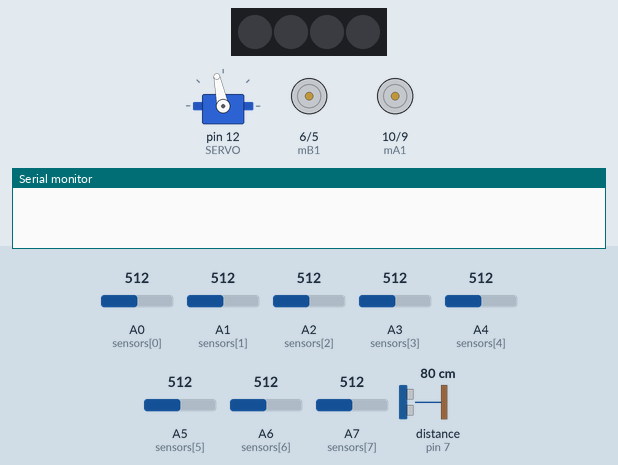
This sketch was run on a simulated Arduino Nano, built with avr-gcc and run on an emulated ATmega328P. Parts: 4 RGB LEDs in strip order, left to right, servo, motor-driver pin pairs drawn as motors (green arrow = first pin HIGH = forward, orange = second pin HIGH = backward, longer = more drive), the last lines printed to the serial monitor. Wiring (inferred from the names in the program): ultrasonic range finder: trigger pin 8; echo pin 7. The test bench sets the inputs (shaded band); at power-on: distance to the obstacle (sensor on pin 7) 80 cm, A0 (sensors[0]) = 512, A1 (sensors[1]) = 512, A2 (sensors[2]) = 512, A3 (sensors[3]) = 512, A4 (sensors[4]) = 512, A5 (sensors[5]) = 512, A6 (sensors[6]) = 512, A7 (sensors[7]) = 512. The echo pulse lasts 58.3 µs per cm.

Above: at 2.2 s.
2.3 s: distance to the obstacle (sensor on pin 7) set to 23 cm
3.8 s: distance to the obstacle (sensor on pin 7) set to 19 cm
At 6.8 s:
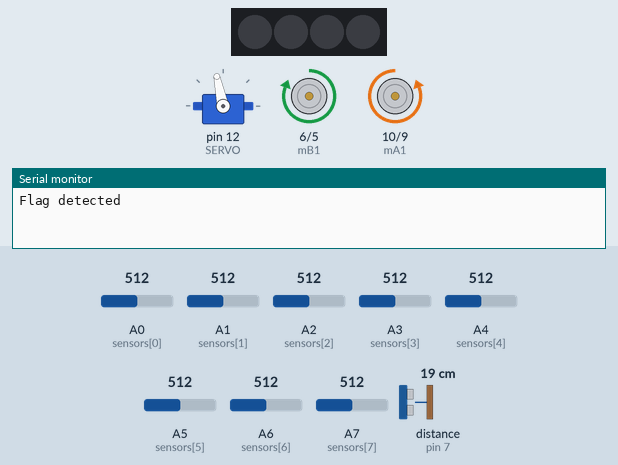
6.9 s: distance to the obstacle (sensor on pin 7) set to 134 cm
At 8.5 s:
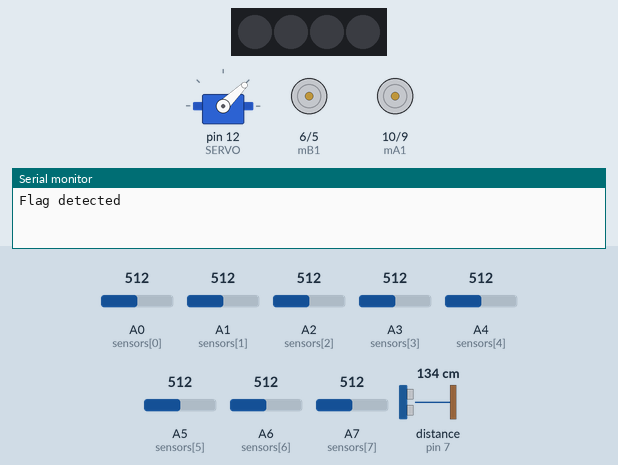
10.0 s: distance to the obstacle (sensor on pin 7) set to 142 cm
At 10.21 s:
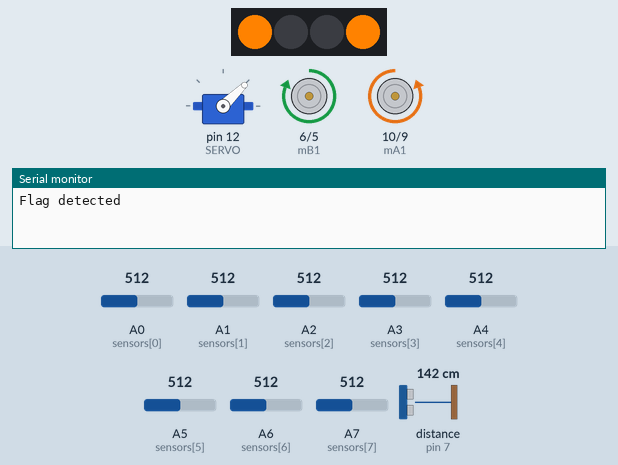
Timing chart, 0 to 13.5 s (numbered marks = the images above; inputs shaded):
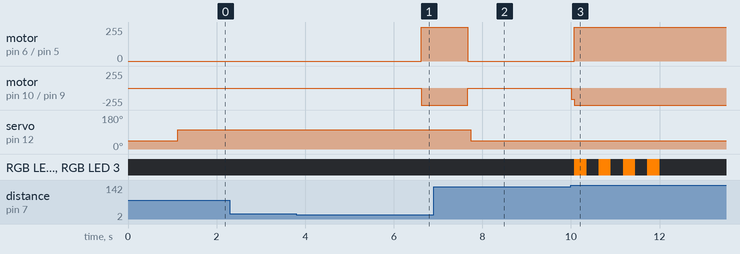

Measured:
- the behaviour switches between 21 and 20 cm on distance to the obstacle (sensor on pin 7) (found by bisection; images 0 and 1)
- the behaviour switches between 136 and 137 cm on distance to the obstacle (sensor on pin 7) (found by bisection; images 2 and 3)
- after the input at 2.3 s, every drawn part: stays the same
- after the input at 3.8 s, motor on pin 6 (mB1) / pin 5 (mB2): stopped → forward 255/255 after 2.8 s; motor on pin 10 (mA1) / pin 9 (mA2): stopped → backward 255/255 after 2.8 s

The sketch:

Race_Day.ino
```cpp
#include <Adafruit_NeoPixel.h>
#include <Servo.h>

//turn lights interval
unsigned long turnPreviousMillis = 0;
const unsigned long turnInterval = 250;

//end sequence black detection
unsigned long allBlackStartTime = 0;
bool allBlackDetected = false;

//checks for neopixel blinking and default setters, so that everything is at a known state
bool turnActive = false;
bool turnLeftActive = false;
bool turnRightActive = false;
bool turnLedState = false;
int turnBlinkCount = 0;
const int maxBlinks = 4;

//gripper settings
#define SERVO 12
#define gripperOpen 1600
#define gripperClose 1000

Servo gripperServo;

//Robot states for easier working
enum RobotState {
  WAIT_FOR_START,
  FLAG_RAISED,
  GRABBING_CONE,
  ON_BLACK_SQUARE,
  LINE_FOLLOWING,
  OBJECT_AVOIDANCE,
  END_SEQUENCE
};

RobotState currentRobotState = WAIT_FOR_START;

unsigned long stateStartTime = 0;

#define WAIT_TO_START 1000
#define DRIVE_TO_CONE 1000
#define TURN_TO_LINE 800
#define END_SQUARE_TIME 150

//object avoidance

bool avoidActive = false;
unsigned long avoidStart = 0;
int avoidStage = 0;

const unsigned long stopTime = 100;
bool motorsStopped = false;
bool avoiding = false;

//neopixel

#define PIN_NEO_PIXEL 13
#define NUM_PIXELS 4
Adafruit_NeoPixel NeoPixel(NUM_PIXELS, PIN_NEO_PIXEL, NEO_GRB + NEO_KHZ800);

//motor pins

const int mA1 = 10;
const int mA2 = 9;
const int mB1 = 6;
const int mB2 = 5;

//sensors

const int SENSOR_COUNT = 8;
const int sensors[SENSOR_COUNT] = {A0,A1,A2,A3,A4,A5,A6,A7};

#define trigPin 8
#define echoPin 7

bool sensorOnLine[SENSOR_COUNT];

const int threshold = 600;

int BASE_SPEED = 255;
int TURN_SPEED = 170;
int SHARP_TURN_SPEED = 90;

long duration;
int distance;

//line states for line recovery

enum LineState{
  LINE_FORWARD,
  LINE_LEFT,
  LINE_RIGHT,
  LINE_SHARP_LEFT,
  LINE_SHARP_RIGHT
};

LineState lastLineState = LINE_FORWARD;

void setup(){

  Serial.begin(9600);

  pinMode(mA1, OUTPUT);
  pinMode(mA2, OUTPUT);
  pinMode(mB1, OUTPUT);
  pinMode(mB2, OUTPUT);

  pinMode(trigPin, OUTPUT);
  pinMode(echoPin, INPUT);

  NeoPixel.begin();

  gripperServo.attach(SERVO);
  closeGripper();
}

void gripper(int pulse){
  gripperServo.writeMicroseconds(pulse);
}

void avoidObject(){

  digitalWrite(trigPin, LOW);
  delayMicroseconds(2);

  digitalWrite(trigPin, HIGH);
  delayMicroseconds(10);
  digitalWrite(trigPin, LOW);

  duration = pulseIn(echoPin, HIGH);
  distance = duration * 0.034 / 2;
}

void avoidSequence(){

  if (!avoidActive) return;

  unsigned long now = millis();

  switch (avoidStage){

    case 0:
      stopMotors();
      if (now - avoidStart >= stopTime){
        avoidStage = 1;
        avoidStart = now;
      }
      break;

    case 1:
      setMotor(200,0);
      startLeftSignal();
      if (now - avoidStart >= 700){
        avoidStage = 2;
        avoidStart = now;
      }
      break;

    case 2:
      setMotor(200,200);
      if (now - avoidStart >= 400){
        avoidStage = 3;
        avoidStart = now;
      }
      break;

    case 3:
      setMotor(0,200);
      startRightSignal();
      if (now - avoidStart >= 1000){
        avoidStage = 4;
        avoidStart = now;
      }
      break;

    case 4:
      setMotor(200,200);
      if (now - avoidStart >= 800){
        avoidStage = 5;
        avoidStart = now;
      }
      break;

    case 5:
      setMotor(0,200);
      startLeftSignal();
      if (now - avoidStart >= 1200){
        avoidStage = 6;
        avoidStart = now;
      }
      break;

    case 6:
      setMotor(200,200);
      if (now - avoidStart >= 300){
        avoidStage = 7;
        avoidStart = now;
      }
      break;

    case 7:
      setMotor(200,0);
      if (now - avoidStart >= 500){
        avoiding = false;
        avoidActive = false;
        stopMotors();
      }
      break;
  }
}

//turn signals

void startLeftSignal(){
  turnActive = true;
  turnLeftActive = true;
  turnRightActive = false;
  turnBlinkCount = 0;
}

void startRightSignal(){
  turnActive = true;
  turnLeftActive = false;
  turnRightActive = true;
  turnBlinkCount = 0;
}

void updateTurnSignals(){

  if(!turnActive) return;

  unsigned long currentMillis = millis();

  if(currentMillis - turnPreviousMillis >= turnInterval){

    turnPreviousMillis = currentMillis;
    turnLedState = !turnLedState;

    if(turnLedState){

      if(turnLeftActive){
        NeoPixel.setPixelColor(1, NeoPixel.Color(255,130,0));
        NeoPixel.setPixelColor(2, NeoPixel.Color(255,130,0));
      }

      if(turnRightActive){
        NeoPixel.setPixelColor(0, NeoPixel.Color(255,130,0));
        NeoPixel.setPixelColor(3, NeoPixel.Color(255,130,0));
      }

    }else{
      NeoPixel.clear();
    }

    NeoPixel.show();
    turnBlinkCount++;

    if(turnBlinkCount >= maxBlinks*2){
      turnActive = false;
      NeoPixel.clear();
      NeoPixel.show();
    }
  }
}

//motor logic

void setMotor(int leftMotor, int rightMotor){

  leftMotor  = constrain(leftMotor,-255,255);
  rightMotor = constrain(rightMotor,-255,255);

  if(leftMotor >= 0){
    analogWrite(mA1,0);
    analogWrite(mA2,leftMotor);
  }else{
    analogWrite(mA1,-leftMotor);
    analogWrite(mA2,0);
  }

  if(rightMotor >= 0){
    analogWrite(mB1,rightMotor);
    analogWrite(mB2,0);
  }else{
    analogWrite(mB1,0);
    analogWrite(mB2,-rightMotor);
  }
}

//gripper

void openGripper(){
  for(int i=0;i<1000;i++){
    gripper(gripperOpen);
    delay(1);
  }
}

void closeGripper(){
  for(int i=0;i<1000;i++){
    gripper(gripperClose);
    delay(1);
  }
}

//movement

void forward(){
  motorsStopped = false;
  setMotor(BASE_SPEED, BASE_SPEED);
}

void turnLeft(){
  motorsStopped = false;
  setMotor(0, TURN_SPEED);
  startLeftSignal();
}

void turnRight(){
  motorsStopped = false;
  setMotor(TURN_SPEED,0);
  startRightSignal();
}

void sharpLeft(){
  motorsStopped = false;
  setMotor(0, SHARP_TURN_SPEED);
  startLeftSignal();
}

void sharpRight(){
  motorsStopped = false;
  setMotor(SHARP_TURN_SPEED,0);
  startRightSignal();
}

void stopMotors(){
  setMotor(0,0);
  motorsStopped = true;
}

void backward(){
  motorsStopped = false;
  setMotor(-BASE_SPEED,-BASE_SPEED);
}

void readSensors(){
  for(int i=0;i<SENSOR_COUNT;i++){
    int value = analogRead(sensors[i]);
    sensorOnLine[i] = (value >= threshold);
  }
}

void loop(){

  unsigned long currentTime = millis();

  digitalWrite(trigPin,LOW);
  delayMicroseconds(2);
  digitalWrite(trigPin,HIGH);
  delayMicroseconds(10);
  digitalWrite(trigPin,LOW);

  duration = pulseIn(echoPin,HIGH,25000);

  if(duration>0){
    distance = duration*0.034/2;
  }
  else{
    distance = -1;
  }

 avoidObject();
 delay(50);

 int safeDistance = distance;

 static int hitCount = 0;

 if(distance < 7 || distance > 400){
    safeDistance = 999;
 }

 if (safeDistance <= 15){
    hitCount++;
 }

 else{
    hitCount = 0;
 }

  switch(currentRobotState){

    case WAIT_FOR_START:
      stopMotors();
      openGripper();

      if (distance == -1 || distance >= 20) {
        return;
      }

      // Flag is close → start!
      Serial.println("Flag detected");
      delay(WAIT_TO_START);
      stateStartTime = millis();
      currentRobotState = FLAG_RAISED;
      return;

    case FLAG_RAISED:
      forward();

      if(currentTime - stateStartTime >= DRIVE_TO_CONE){
        stopMotors();
        stateStartTime = currentTime;
        currentRobotState = GRABBING_CONE;
      }
      return;

    case GRABBING_CONE:
      stopMotors();
      closeGripper();

      if(currentTime - stateStartTime >= 800){
        stateStartTime = currentTime;
        currentRobotState = ON_BLACK_SQUARE;
      }
      return;

    case ON_BLACK_SQUARE:
      turnRight();

      if(currentTime - stateStartTime >= TURN_TO_LINE){
        currentRobotState = LINE_FOLLOWING;
      }
      return;

    case LINE_FOLLOWING:

        readSensors();
        updateTurnSignals();


        bool leftSide   = sensorOnLine[0] || sensorOnLine[1];
        bool leftMiddle = sensorOnLine[2] || sensorOnLine[3];
        bool rightMiddle= sensorOnLine[4] || sensorOnLine[5];
        bool rightSide  = sensorOnLine[6] || sensorOnLine[7];

        bool anyLine = leftSide || leftMiddle || rightMiddle || rightSide;

        bool allBlack = true;

        for(int i = 0; i < SENSOR_COUNT; i++){
          if(!sensorOnLine[i]){
          allBlack = false;
          break;
          }
         }

        if(!anyLine){

          switch(lastLineState){
            case LINE_LEFT: turnLeft();
            break;
            case LINE_RIGHT: turnRight();
            break;
            case LINE_SHARP_LEFT: sharpLeft();
            break;
            case LINE_SHARP_RIGHT: sharpRight();
            break;
            default: forward();
            break;
          }

          return;

        }

          if(leftSide && !leftMiddle && !rightMiddle){
            sharpLeft();
            lastLineState = LINE_SHARP_LEFT;
          }
          else if(leftMiddle && !rightMiddle){
            turnLeft();
            lastLineState = LINE_LEFT;
          }
          else if(rightSide && !rightMiddle && !leftMiddle){
            sharpRight();
            lastLineState = LINE_SHARP_RIGHT;
          }
          else if(rightMiddle && !leftMiddle){
            turnRight();
            lastLineState = LINE_RIGHT;
          }
          else{
            forward();
            lastLineState = LINE_FORWARD;
          }

           if (!avoidActive && hitCount >= 2){
              avoidActive = true;
              avoiding = true;
              avoidStart = millis();
              avoidStage = 0;
              currentRobotState = OBJECT_AVOIDANCE;
          }

          if(allBlack){
              if(!allBlackDetected){
                allBlackDetected = true;
                allBlackStartTime = millis();
              }

              if(millis() - allBlackStartTime >= END_SQUARE_TIME){
                stopMotors();
                currentRobotState = END_SEQUENCE;
                return;
              }
            }
            else{
              allBlackDetected = false;
            }

      return;

      case OBJECT_AVOIDANCE:

          if (avoiding){
              if (avoidActive){
                  avoidSequence();
                  return;
              }
            }

        currentRobotState = LINE_FOLLOWING;
       return;

       case END_SEQUENCE:

          stopMotors();
          openGripper();
          backward();
          delay(300);
          stopMotors();

          while(true);

  }
}
```
